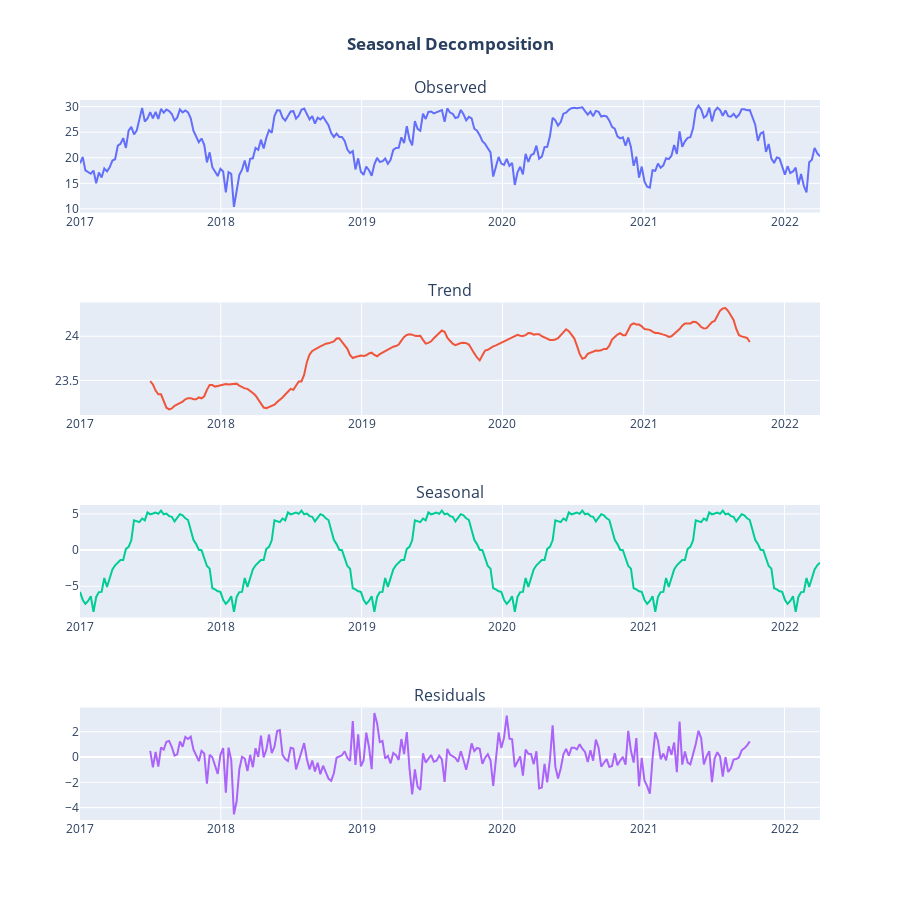

Notebook code for this chart:
### Markdown cell above
Additive adjustment: 
- A time series whose seasonal variations are roughly constant in magnitude, independent of the current average level of the series, would be a candidate for additive seasonal adjustment. 
- In additive seasonal adjustment, each value of a time series is adjusted by adding or subtracting a quantity that represents the absolute amount by which the value in that season of the year tends to be below or above normal, as estimated from past data.

### Code cell
from statsmodels.tsa.seasonal import seasonal_decompose

decompose_result_add = seasonal_decompose(df_week, model="additive")
# plt.figure(figsize=(30, 30))

fig = plot_seasonal_decompose(decompose_result_add, dates=df_week.index)
fig.show()

### Figure 1 — Plotly figure (JSON) as saved in the notebook; plotly's stock layout.template omitted (floating-point values rounded to 4 significant figures; data arrays with more than 128 entries replaced by an {"elided": "..."} marker saying what was removed)
{"data": [{"mode": "lines", "name": "Observed", "type": "scatter", "x": {"elided": "275 str values"}, "xaxis": "x", "y": {"elided": "275 float values"}, "yaxis": "y"}, {"mode": "lines", "name": "Trend", "type": "scatter", "x": {"elided": "275 str values"}, "xaxis": "x2", "y": {"elided": "275 float values"}, "yaxis": "y2"}, {"mode": "lines", "name": "Seasonal", "type": "scatter", "x": {"elided": "275 str values"}, "xaxis": "x3", "y": {"elided": "275 float values"}, "yaxis": "y3"}, {"mode": "lines", "name": "Residual", "type": "scatter", "x": {"elided": "275 str values"}, "xaxis": "x4", "y": {"elided": "275 float values"}, "yaxis": "y4"}], "layout": {"annotations": [{"font": {"size": 16}, "showarrow": false, "text": "Observed", "x": 0.5, "xanchor": "center", "xref": "paper", "y": 1, "yanchor": "bottom", "yref": "paper"}, {"font": {"size": 16}, "showarrow": false, "text": "Trend", "x": 0.5, "xanchor": "center", "xref": "paper", "y": 0.7188, "yanchor": "bottom", "yref": "paper"}, {"font": {"size": 16}, "showarrow": false, "text": "Seasonal", "x": 0.5, "xanchor": "center", "xref": "paper", "y": 0.4375, "yanchor": "bottom", "yref": "paper"}, {"font": {"size": 16}, "showarrow": false, "text": "Residuals", "x": 0.5, "xanchor": "center", "xref": "paper", "y": 0.1562, "yanchor": "bottom", "yref": "paper"}], "height": 900, "margin": {"t": 100}, "showlegend": false, "title": {"text": "<b>Seasonal Decomposition</b>", "x": 0.5}, "xaxis": {"anchor": "y", "domain": [0, 1]}, "xaxis2": {"anchor": "y2", "domain": [0, 1]}, "xaxis3": {"anchor": "y3", "domain": [0, 1]}, "xaxis4": {"anchor": "y4", "domain": [0, 1]}, "yaxis": {"anchor": "x", "domain": [0.8438, 1]}, "yaxis2": {"anchor": "x2", "domain": [0.5625, 0.7188]}, "yaxis3": {"anchor": "x3", "domain": [0.2812, 0.4375]}, "yaxis4": {"anchor": "x4", "domain": [0, 0.1562]}}}
